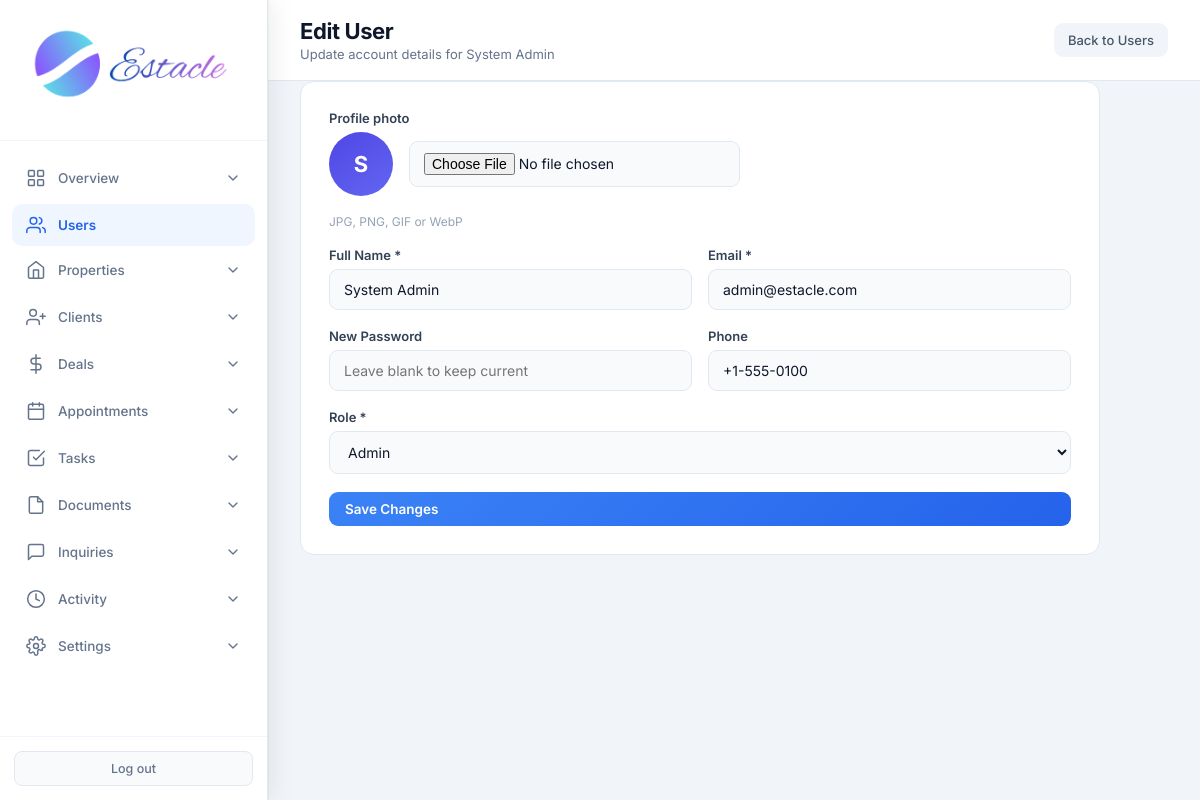
The page /admin/users/edit/1?next=dashboard (signed in) on the database its author committed.
### tables this page shows
CREATE TABLE users (
            id INTEGER PRIMARY KEY AUTOINCREMENT,
            email TEXT UNIQUE NOT NULL,
            password TEXT NOT NULL,
            full_name TEXT NOT NULL,
            role TEXT NOT NULL CHECK(role IN ('admin', 'agent', 'customer')),
            phone TEXT,
            created_at TIMESTAMP DEFAULT CURRENT_TIMESTAMP,
            is_active INTEGER DEFAULT 1
        , avatar TEXT, last_seen TIMESTAMP);

### routes/admin.py (the view, shortened to what this page needs)
@admin.route('/admin/users/edit/<int:user_id>', methods=['GET', 'POST'])
@login_required
@role_required('admin')
def admin_edit_user(user_id):
    db = get_db()
    migrate_db()
    user = db.execute('SELECT * FROM users WHERE id = ?', (user_id,)).fetchone()
    if not user:
        flash('User not found.', 'danger')
        return redirect(url_for('admin.admin_users'))
    return render_template('admin_edit_user.html', user=user)

### core/db.py (called while the page is built)
def get_db():
    if 'db' not in g:
        g.db = sqlite3.connect(current_app.config['DATABASE'])
        g.db.row_factory = sqlite3.Row
    return g.db

### core/helpers.py (called while the page is built)
def login_required(f):
    @wraps(f)
    def decorated_function(*args, **kwargs):
        if 'user_id' not in session:
            flash('Please log in to access this page.', 'warning')
            return redirect(url_for('auth.login'))
        return f(*args, **kwargs)
    return decorated_function

def role_required(*roles):
    def decorator(f):
        @wraps(f)
        def decorated_function(*args, **kwargs):
            if 'user_id' not in session:
                flash('Please log in to access this page.', 'warning')
                return redirect(url_for('auth.login'))
            if session.get('role') not in roles:
                flash('You do not have permission to access this page.', 'danger')
                return redirect(url_for('auth.role_redirect'))
            return f(*args, **kwargs)
        return decorated_function
    return decorator

### templates/admin_edit_user.html (shortened to what this page needs)
<!DOCTYPE html>
<html lang="en">
<head>
    <link rel="stylesheet" href="{{ url_for('static', filename='css/admin.css') }}">
</head>
<body>
<div class="app-layout">
    {% set active = 'users' %}
    {% include 'partials/admin_sidebar.html' %}
    <main class="main-content">
        <header class="top-bar">
            <div>
                <h1 class="page-title">Edit User</h1>
                <p class="page-subtitle">Update account details for {{ user.full_name }}</p>
            </div>
            <a href="{{ url_for('admin.admin_users') }}" class="btn-secondary">Back to Users</a>
        </header>
        <div class="panel form-panel">
            <form method="POST" class="admin-form" enctype="multipart/form-data">
                <div class="form-group">
                    <label>Profile photo</label>
                    <div style="display:flex;align-items:center;gap:16px;margin-bottom:8px;">
                        {% if user.avatar %}
                        <img src="{{ url_for('static', filename='uploads/avatars/' + user.avatar) }}" alt="" style="width:64px;height:64px;border-radius:50%;object-fit:cover;border:1px solid #e2e8f0;">
                        {% else %}
                        <div style="width:64px;height:64px;border-radius:50%;background:linear-gradient(145deg,#4f46e5,#6366f1);color:#fff;display:flex;align-items:center;justify-content:center;font-weight:700;font-size:22px;">{{ user.full_name[0]|upper }}</div>
                        {% endif %}
                        <input type="file" name="avatar" accept="image/png,image/jpeg,image/gif,image/webp">
                    </div>
                    <p class="form-hint" style="font-size:12px;color:#94a3b8;">JPG, PNG, GIF or WebP</p>
                </div>
                <div class="form-row">
                    <div class="form-group"><label>Full Name *</label><input type="text" name="full_name" value="{{ user.full_name }}" required></div>
                    <div class="form-group"><label>Email *</label><input type="email" name="email" value="{{ user.email }}" required></div>
                </div>
                <div class="form-row">
                    <div class="form-group"><label>New Password</label><input type="password" name="password" placeholder="Leave blank to keep current" minlength="6"></div>
                    <div class="form-group"><label>Phone</label><input type="text" name="phone" value="{{ user.phone or '' }}"></div>
                </div>
                <div class="form-group">
                    <label>Role *</label>
                    <select name="role" required>
                        <option value="admin" {% if user.role == 'admin' %}selected{% endif %}>Admin</option>
                    </select>
                </div>
                <button type="submit" class="btn-primary">Save Changes</button>
            </form>
        </div>
    </main>
</div>
</body>
</html>

### static/css/admin.css (style rules this page uses)
* { margin: 0; padding: 0; box-sizing: border-box; }
body { font-family: 'Inter', -apple-system, BlinkMacSystemFont, 'Segoe UI', Roboto, sans-serif; background: #f1f5f9; color: #0f172a; min-height: 100vh; }
.app-layout { display: flex; min-height: 100vh; }
.main-content { flex: 1; margin-left: 268px; min-height: 100vh; }
.top-bar { background: white; padding: 18px 32px; border-bottom: 1px solid #e2e8f0; display: flex; justify-content: space-between; align-items: center; }
.page-title { font-family: 'Inter', sans-serif; font-size: 22px; font-weight: 700; letter-spacing: -0.4px; color: #0f172a; }
.page-subtitle { font-size: 13px; color: #64748b; margin-top: 2px; font-weight: 400; }
.panel { background: white; border-radius: 14px; border: 1px solid #e2e8f0; overflow: hidden; }
.btn-primary { display: inline-flex; align-items: center; gap: 6px; padding: 9px 16px; background: linear-gradient(135deg, #3b82f6, #2563eb); color: white; border: none; border-radius: 9px; font-size: 13.5px; font-weight: 600; text-decoration: none; cursor: pointer; transition: all 0.2s ease; font-family: inherit; }
.btn-secondary { display: inline-flex; align-items: center; gap: 6px; padding: 9px 14px; background: #f1f5f9; color: #475569; border-radius: 9px; font-size: 13px; font-weight: 500; text-decoration: none; border: none; cursor: pointer; }
.form-panel { padding: 28px; margin: 0 32px 32px; max-width: 720px; }
.admin-form { display: flex; flex-direction: column; gap: 18px; }
.form-row { display: grid; grid-template-columns: 1fr 1fr; gap: 16px; }
.form-group { display: flex; flex-direction: column; gap: 6px; }
.form-group label { font-size: 13px; font-weight: 600; color: #334155; }
.form-group input, .form-group select, .form-group textarea { padding: 11px 14px; border: 1.5px solid #e2e8f0; border-radius: 9px; font-size: 14px; font-family: inherit; background: #f8fafc; color: #0f172a; }
.form-panel { max-width: 800px !important; }
.form-hint { font-size: 12px; color: #94a3b8; margin-top: 4px; }

### rows shown on the page
users: full_name "System Admin", full_name "S", email "admin@estacle.com", phone "+1-555-0100", role "Admin"
